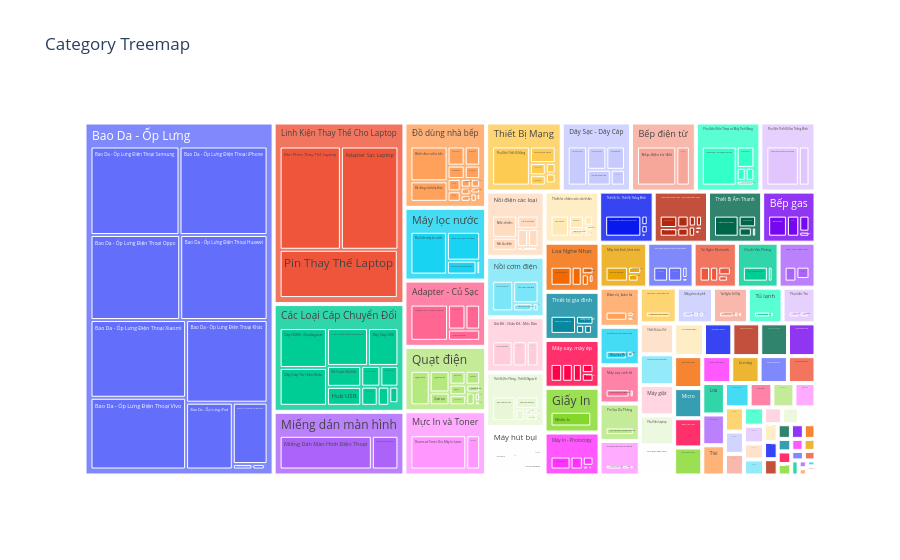

Notebook source saved alongside this figure:
### Markdown cell above
# 6) Phân bố biến phân loại

### Code cell
df_cat_product = df_product.merge(df_category, on="category_id", how="left")

cat_count = (
    df_cat_product.groupby(["parent_category", "category_name"])
    .size()
    .reset_index(name="product_count")
)

cat_count["parent_category"] = cat_count["parent_category"].fillna("Tiki Categories")

fig = px.treemap(
    cat_count,
    path=["parent_category", "category_name"],
    values="product_count",
    title="Category Treemap"
)

fig.show()

### Figure 1 — Plotly figure (JSON) as saved in the notebook; plotly's stock layout.template omitted (floating-point values rounded to 4 significant figures; data arrays with more than 128 entries replaced by an {"elided": "..."} marker saying what was removed)
{"data": [{"branchvalues": "total", "domain": {"x": [0, 1], "y": [0, 1]}, "hovertemplate": "labels=%{label}<br>product_count=%{value}<br>parent=%{parent}<br>id=%{id}<extra></extra>", "ids": {"elided": "493 str values"}, "labels": {"elided": "493 str values"}, "name": "", "parents": {"elided": "493 str values"}, "type": "treemap", "values": {"elided": "493 float values"}}], "layout": {"legend": {"tracegroupgap": 0}, "title": {"text": "Category Treemap"}}}
